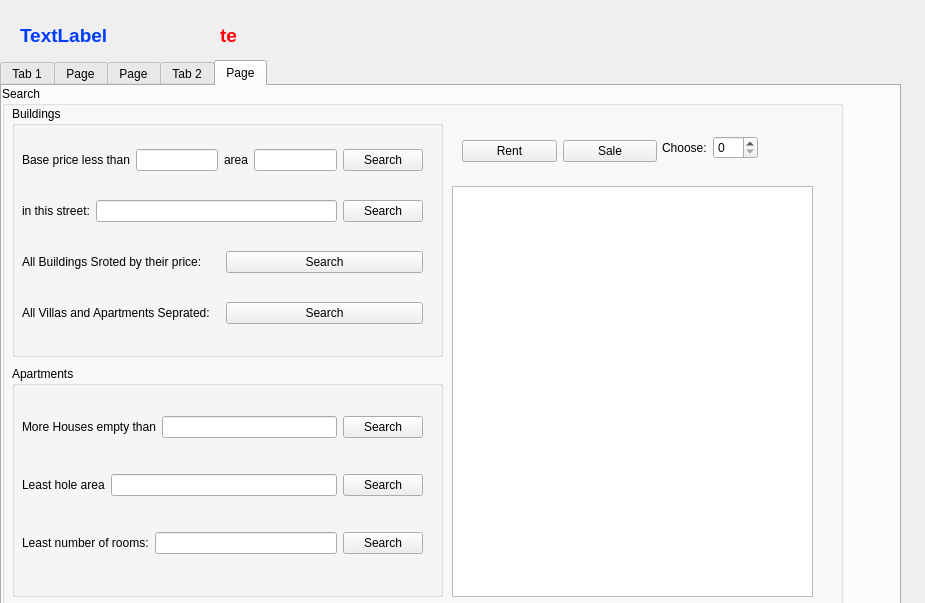
<?xml version="1.0" encoding="UTF-8"?>
<ui version="4.0">
 <class>my_profile</class>
 <widget class="QDialog" name="my_profile">
  <property name="geometry">
   <rect>
    <x>0</x>
    <y>0</y>
    <width>925</width>
    <height>603</height>
   </rect>
  </property>
  <property name="windowTitle">
   <string>Dialog</string>
  </property>
  <widget class="QTabWidget" name="tabWidget">
   <property name="geometry">
    <rect>
     <x>0</x>
     <y>60</y>
     <width>901</width>
     <height>561</height>
    </rect>
   </property>
   <property name="currentIndex">
    <number>4</number>
   </property>
   <widget class="QWidget" name="list">
    <attribute name="title">
     <string>Tab 1</string>
    </attribute>
    <widget class="QGroupBox" name="groupBox_user">
     <property name="geometry">
      <rect>
       <x>0</x>
       <y>10</y>
       <width>891</width>
       <height>331</height>
      </rect>
     </property>
     <property name="font">
      <font>
       <pointsize>26</pointsize>
      </font>
     </property>
     <property name="title">
      <string>User</string>
     </property>
     <widget class="QWidget" name="layoutWidget">
      <property name="geometry">
       <rect>
        <x>0</x>
        <y>40</y>
        <width>871</width>
        <height>291</height>
       </rect>
      </property>
      <layout class="QHBoxLayout" name="horizontalLayout">
       <item>
        <layout class="QVBoxLayout" name="verticalLayout_2">
         <item>
          <layout class="QHBoxLayout" name="horizontalLayout_user">
           <item>
            <widget class="QLabel" name="label_user">
             <property name="font">
              <font>
               <pointsize>11</pointsize>
               <weight>75</weight>
               <bold>true</bold>
               <underline>true</underline>
              </font>
             </property>
             <property name="styleSheet">
              <string notr="true">color: rgb(255, 0, 0)</string>
             </property>
             <property name="text">
              <string>Username:</string>
             </property>
            </widget>
           </item>
           <item>
            <widget class="QLineEdit" name="lineEdit_user">
             <property name="minimumSize">
              <size>
               <width>300</width>
               <height>22</height>
              </size>
             </property>
             <property name="maximumSize">
              <size>
               <width>300</width>
               <height>22</height>
              </size>
             </property>
             <property name="font">
              <font>
               <pointsize>8</pointsize>
              </font>
             </property>
            </widget>
           </item>
          </layout>
         </item>
         <item>
          <layout class="QHBoxLayout" name="horizontalLayout_user_2">
           <item>
            <widget class="QLabel" name="label_pass">
             <property name="font">
              <font>
               <pointsize>11</pointsize>
               <weight>75</weight>
               <bold>true</bold>
               <underline>true</underline>
              </font>
             </property>
             <property name="styleSheet">
              <string notr="true">color: rgb(255, 0, 0)</string>
             </property>
             <property name="text">
              <string>password:</string>
             </property>
            </widget>
           </item>
           <item>
            <widget class="QLineEdit" name="lineEdit_user_">
             <property name="minimumSize">
              <size>
               <width>300</width>
               <height>22</height>
              </size>
             </property>
             <property name="maximumSize">
              <size>
               <width>300</width>
               <height>22</height>
              </size>
             </property>
             <property name="font">
              <font>
               <pointsize>8</pointsize>
              </font>
             </property>
            </widget>
           </item>
          </layout>
         </item>
         <item>
          <layout class="QHBoxLayout" name="horizontalLayout_user_3">
           <item>
            <widget class="QLabel" name="label_first_name">
             <property name="font">
              <font>
               <pointsize>11</pointsize>
               <weight>75</weight>
               <bold>true</bold>
               <underline>true</underline>
              </font>
             </property>
             <property name="styleSheet">
              <string notr="true">color: rgb(255, 0, 0)</string>
             </property>
             <property name="text">
              <string>first_name:</string>
             </property>
            </widget>
           </item>
           <item>
            <widget class="QLineEdit" name="lineEdit_first_name">
             <property name="minimumSize">
              <size>
               <width>300</width>
               <height>22</height>
              </size>
             </property>
             <property name="maximumSize">
              <size>
               <width>300</width>
               <height>22</height>
              </size>
             </property>
             <property name="font">
              <font>
               <pointsize>8</pointsize>
              </font>
             </property>
            </widget>
           </item>
          </layout>
         </item>
         <item>
          <layout class="QHBoxLayout" name="horizontalLayout_user_4">
           <item>
            <widget class="QLabel" name="label_first_name_2">
             <property name="font">
              <font>
               <pointsize>11</pointsize>
               <weight>75</weight>
               <bold>true</bold>
               <underline>true</underline>
              </font>
             </property>
             <property name="styleSheet">
              <string notr="true">color: rgb(255, 0, 0)</string>
             </property>
             <property name="text">
              <string>last_name:</string>
             </property>
            </widget>
           </item>
           <item>
            <widget class="QLineEdit" name="lineEdit_first_name_2">
             <property name="minimumSize">
              <size>
               <width>300</width>
               <height>22</height>
              </size>
             </property>
             <property name="maximumSize">
              <size>
               <width>300</width>
               <height>22</height>
              </size>
             </property>
             <property name="font">
              <font>
               <pointsize>8</pointsize>
              </font>
             </property>
            </widget>
           </item>
          </layout>
         </item>
        </layout>
       </item>
       <item>
        <layout class="QVBoxLayout" name="verticalLayout_3">
         <item>
          <layout class="QHBoxLayout" name="horizontalLayout_user_5">
           <item>
            <widget class="QLabel" name="label_first_name_3">
             <property name="font">
              <font>
               <pointsize>11</pointsize>
               <weight>75</weight>
               <bold>true</bold>
               <underline>true</underline>
              </font>
             </property>
             <property name="styleSheet">
              <string notr="true">color: rgb(255, 0, 0)</string>
             </property>
             <property name="text">
              <string>Birth_day:</string>
             </property>
            </widget>
           </item>
           <item>
            <widget class="QDateEdit" name="dateEdit">
             <property name="minimumSize">
              <size>
               <width>300</width>
               <height>30</height>
              </size>
             </property>
             <property name="font">
              <font>
               <pointsize>22</pointsize>
               <weight>50</weight>
               <bold>false</bold>
              </font>
             </property>
             <property name="styleSheet">
              <string notr="true">color:rgb(246, 119, 255);</string>
             </property>
             <property name="displayFormat">
              <string>yyyy/MM/dd</string>
             </property>
             <property name="calendarPopup">
              <bool>true</bool>
             </property>
             <property name="date">
              <date>
               <year>1999</year>
               <month>1</month>
               <day>1</day>
              </date>
             </property>
            </widget>
           </item>
          </layout>
         </item>
         <item>
          <layout class="QHBoxLayout" name="horizontalLayout_3">
           <item>
            <widget class="QLabel" name="label_3">
             <property name="minimumSize">
              <size>
               <width>100</width>
               <height>100</height>
              </size>
             </property>
             <property name="text">
              <string/>
             </property>
            </widget>
           </item>
           <item>
            <widget class="QPushButton" name="pushButton_4">
             <property name="font">
              <font>
               <pointsize>11</pointsize>
              </font>
             </property>
             <property name="text">
              <string>profile</string>
             </property>
            </widget>
           </item>
          </layout>
         </item>
        </layout>
       </item>
      </layout>
     </widget>
    </widget>
    <widget class="QPushButton" name="pushButton_2">
     <property name="geometry">
      <rect>
       <x>220</x>
       <y>360</y>
       <width>403</width>
       <height>30</height>
      </rect>
     </property>
     <property name="font">
      <font>
       <pointsize>10</pointsize>
       <weight>75</weight>
       <bold>true</bold>
      </font>
     </property>
     <property name="styleSheet">
      <string notr="true">color: rgb(255, 170, 0);
background-color: qlineargradient(spread:pad, x1:0, y1:0, x2:1, y2:0, stop:0 rgba(0, 0, 0, 255), stop:1 rgba(255, 255, 255, 255));
</string>
     </property>
     <property name="text">
      <string>Edit</string>
     </property>
    </widget>
   </widget>
   <widget class="QWidget" name="tab">
    <attribute name="title">
     <string>Page</string>
    </attribute>
    <widget class="QGroupBox" name="common">
     <property name="geometry">
      <rect>
       <x>10</x>
       <y>10</y>
       <width>871</width>
       <height>111</height>
      </rect>
     </property>
     <property name="title">
      <string>common info</string>
     </property>
     <widget class="QWidget" name="layoutWidget">
      <property name="geometry">
       <rect>
        <x>20</x>
        <y>20</y>
        <width>179</width>
        <height>24</height>
       </rect>
      </property>
      <layout class="QHBoxLayout" name="horizontalLayout_2">
       <item>
        <widget class="QLabel" name="label">
         <property name="text">
          <string>Base Price:</string>
         </property>
        </widget>
       </item>
       <item>
        <widget class="QLineEdit" name="base_price_le">
         <property name="placeholderText">
          <string>$million$</string>
         </property>
        </widget>
       </item>
      </layout>
     </widget>
     <widget class="QWidget" name="layoutWidget_2">
      <property name="geometry">
       <rect>
        <x>410</x>
        <y>20</y>
        <width>179</width>
        <height>24</height>
       </rect>
      </property>
      <layout class="QHBoxLayout" name="horizontalLayout_7">
       <item>
        <widget class="QLabel" name="label_6">
         <property name="text">
          <string>Hole Area:</string>
         </property>
        </widget>
       </item>
       <item>
        <widget class="QLineEdit" name="hole_area_le">
         <property name="placeholderText">
          <string>Square meter</string>
         </property>
        </widget>
       </item>
      </layout>
     </widget>
     <widget class="QLabel" name="label_7">
      <property name="geometry">
       <rect>
        <x>410</x>
        <y>60</y>
        <width>91</width>
        <height>22</height>
       </rect>
      </property>
      <property name="text">
       <string>Building Mode:</string>
      </property>
     </widget>
     <widget class="QComboBox" name="building_mode">
      <property name="geometry">
       <rect>
        <x>500</x>
        <y>60</y>
        <width>229</width>
        <height>22</height>
       </rect>
      </property>
     </widget>
     <widget class="QWidget" name="layoutWidget">
      <property name="geometry">
       <rect>
        <x>20</x>
        <y>60</y>
        <width>361</width>
        <height>24</height>
       </rect>
      </property>
      <layout class="QHBoxLayout" name="horizontalLayout_4">
       <item>
        <widget class="QLabel" name="label_2">
         <property name="text">
          <string>Address:</string>
         </property>
        </widget>
       </item>
       <item>
        <widget class="QLineEdit" name="address_le">
         <property name="placeholderText">
          <string/>
         </property>
        </widget>
       </item>
      </layout>
     </widget>
     <widget class="QWidget" name="layoutWidget">
      <property name="geometry">
       <rect>
        <x>760</x>
        <y>30</y>
        <width>95</width>
        <height>65</height>
       </rect>
      </property>
      <layout class="QVBoxLayout" name="verticalLayout_6">
       <item>
        <widget class="QPushButton" name="add_picture">
         <property name="text">
          <string>Add Picture</string>
         </property>
        </widget>
       </item>
       <item>
        <widget class="QPushButton" name="Insert">
         <property name="text">
          <string>Insert</string>
         </property>
        </widget>
       </item>
      </layout>
     </widget>
    </widget>
    <widget class="QWidget" name="layoutWidget">
     <property name="geometry">
      <rect>
       <x>10</x>
       <y>130</y>
       <width>871</width>
       <height>261</height>
      </rect>
     </property>
     <layout class="QHBoxLayout" name="horizontalLayout_8">
      <item>
       <widget class="QGroupBox" name="n_villa_gp">
        <property name="title">
         <string>Norther Villa</string>
        </property>
        <widget class="QWidget" name="layoutWidget">
         <property name="geometry">
          <rect>
           <x>17</x>
           <y>35</y>
           <width>253</width>
           <height>180</height>
          </rect>
         </property>
         <layout class="QVBoxLayout" name="verticalLayout">
          <item>
           <layout class="QHBoxLayout" name="horizontalLayout_9">
            <item>
             <widget class="QLabel" name="label_8">
              <property name="text">
               <string>Built Area:</string>
              </property>
             </widget>
            </item>
            <item>
             <widget class="QLineEdit" name="built_area_notrh">
              <property name="placeholderText">
               <string>Square meter</string>
              </property>
             </widget>
            </item>
           </layout>
          </item>
          <item>
           <layout class="QHBoxLayout" name="horizontalLayout_11">
            <item>
             <widget class="QLabel" name="label_10">
              <property name="text">
               <string>Number of rooms:</string>
              </property>
             </widget>
            </item>
            <item>
             <widget class="QLineEdit" name="rooms_north">
              <property name="placeholderText">
               <string/>
              </property>
             </widget>
            </item>
           </layout>
          </item>
          <item>
           <layout class="QHBoxLayout" name="horizontalLayout_13">
            <item>
             <widget class="QLabel" name="label_12">
              <property name="text">
               <string>Front yard Area:</string>
              </property>
             </widget>
            </item>
            <item>
             <widget class="QLineEdit" name="front_area_north">
              <property name="placeholderText">
               <string>Square meter</string>
              </property>
             </widget>
            </item>
           </layout>
          </item>
          <item>
           <layout class="QHBoxLayout" name="horizontalLayout_14">
            <item>
             <widget class="QLabel" name="label_13">
              <property name="text">
               <string>Back yard Area:</string>
              </property>
             </widget>
            </item>
            <item>
             <widget class="QLineEdit" name="back_area_north">
              <property name="placeholderText">
               <string>Square meter</string>
              </property>
             </widget>
            </item>
           </layout>
          </item>
         </layout>
        </widget>
       </widget>
      </item>
      <item>
       <widget class="QGroupBox" name="s_villa_gp">
        <property name="title">
         <string>Southern Villa</string>
        </property>
        <widget class="QWidget" name="layoutWidget">
         <property name="geometry">
          <rect>
           <x>16</x>
           <y>36</y>
           <width>253</width>
           <height>180</height>
          </rect>
         </property>
         <layout class="QVBoxLayout" name="verticalLayout_4">
          <item>
           <layout class="QHBoxLayout" name="horizontalLayout_10">
            <item>
             <widget class="QLabel" name="label_9">
              <property name="text">
               <string>Built Area:</string>
              </property>
             </widget>
            </item>
            <item>
             <widget class="QLineEdit" name="built_area_south">
              <property name="placeholderText">
               <string>Square meter</string>
              </property>
             </widget>
            </item>
           </layout>
          </item>
          <item>
           <layout class="QHBoxLayout" name="horizontalLayout_12">
            <item>
             <widget class="QLabel" name="label_11">
              <property name="text">
               <string>Number of rooms:</string>
              </property>
             </widget>
            </item>
            <item>
             <widget class="QLineEdit" name="rooms_south">
              <property name="placeholderText">
               <string/>
              </property>
             </widget>
            </item>
           </layout>
          </item>
          <item>
           <layout class="QHBoxLayout" name="horizontalLayout_15">
            <item>
             <widget class="QLabel" name="label_14">
              <property name="text">
               <string>Yard Area:</string>
              </property>
             </widget>
            </item>
            <item>
             <widget class="QLineEdit" name="yard_area_south">
              <property name="placeholderText">
               <string>Square meter</string>
              </property>
             </widget>
            </item>
           </layout>
          </item>
          <item>
           <layout class="QHBoxLayout" name="horizontalLayout_16">
            <item>
             <widget class="QLabel" name="label_15">
              <property name="text">
               <string>Parking Area:</string>
              </property>
             </widget>
            </item>
            <item>
             <widget class="QLineEdit" name="parking_area_south">
              <property name="placeholderText">
               <string>Square meter</string>
              </property>
             </widget>
            </item>
           </layout>
          </item>
         </layout>
        </widget>
       </widget>
      </item>
      <item>
       <widget class="QGroupBox" name="apartment_gp">
        <property name="enabled">
         <bool>true</bool>
        </property>
        <property name="title">
         <string>Aprtment</string>
        </property>
        <widget class="QPushButton" name="add_house_pb">
         <property name="geometry">
          <rect>
           <x>90</x>
           <y>140</y>
           <width>93</width>
           <height>28</height>
          </rect>
         </property>
         <property name="text">
          <string>Add house</string>
         </property>
        </widget>
        <widget class="QWidget" name="layoutWidget">
         <property name="geometry">
          <rect>
           <x>10</x>
           <y>64</y>
           <width>261</width>
           <height>60</height>
          </rect>
         </property>
         <layout class="QVBoxLayout" name="verticalLayout_5">
          <item>
           <layout class="QHBoxLayout" name="horizontalLayout_18">
            <item>
             <widget class="QLabel" name="label_17">
              <property name="text">
               <string>Number of floors:</string>
              </property>
             </widget>
            </item>
            <item>
             <widget class="QLineEdit" name="floors_ap">
              <property name="placeholderText">
               <string/>
              </property>
             </widget>
            </item>
           </layout>
          </item>
          <item>
           <widget class="QCheckBox" name="have_elevator">
            <property name="text">
             <string>Have an elevator</string>
            </property>
           </widget>
          </item>
         </layout>
        </widget>
       </widget>
      </item>
     </layout>
    </widget>
   </widget>
   <widget class="QWidget" name="tab_3">
    <attribute name="title">
     <string>Page</string>
    </attribute>
    <widget class="QGroupBox" name="groupBox">
     <property name="geometry">
      <rect>
       <x>0</x>
       <y>100</y>
       <width>871</width>
       <height>301</height>
      </rect>
     </property>
     <property name="title">
      <string>list_building</string>
     </property>
     <widget class="QTextEdit" name="list_buildig">
      <property name="geometry">
       <rect>
        <x>20</x>
        <y>20</y>
        <width>841</width>
        <height>271</height>
       </rect>
      </property>
      <property name="font">
       <font>
        <pointsize>14</pointsize>
        <weight>75</weight>
        <bold>true</bold>
       </font>
      </property>
      <property name="readOnly">
       <bool>true</bool>
      </property>
     </widget>
    </widget>
    <widget class="QPushButton" name="pushButton">
     <property name="geometry">
      <rect>
       <x>710</x>
       <y>30</y>
       <width>151</width>
       <height>31</height>
      </rect>
     </property>
     <property name="text">
      <string>show</string>
     </property>
    </widget>
    <widget class="QWidget" name="layoutWidget">
     <property name="geometry">
      <rect>
       <x>460</x>
       <y>30</y>
       <width>246</width>
       <height>35</height>
      </rect>
     </property>
     <layout class="QHBoxLayout" name="horizontalLayout_17">
      <item>
       <widget class="QLabel" name="label_16">
        <property name="font">
         <font>
          <pointsize>16</pointsize>
         </font>
        </property>
        <property name="text">
         <string>show(Number):</string>
        </property>
       </widget>
      </item>
      <item>
       <widget class="QSpinBox" name="spinBox">
        <property name="font">
         <font>
          <pointsize>12</pointsize>
         </font>
        </property>
       </widget>
      </item>
     </layout>
    </widget>
   </widget>
   <widget class="QWidget" name="tab_2">
    <attribute name="title">
     <string>Tab 2</string>
    </attribute>
    <widget class="QTextEdit" name="te_file">
     <property name="geometry">
      <rect>
       <x>20</x>
       <y>100</y>
       <width>861</width>
       <height>401</height>
      </rect>
     </property>
    </widget>
   </widget>
   <widget class="QWidget" name="tab_4">
    <attribute name="title">
     <string>Page</string>
    </attribute>
    <widget class="QGroupBox" name="groupBox_2">
     <property name="geometry">
      <rect>
       <x>0</x>
       <y>0</y>
       <width>841</width>
       <height>531</height>
      </rect>
     </property>
     <property name="title">
      <string>Search</string>
     </property>
     <widget class="QGroupBox" name="Building_search">
      <property name="geometry">
       <rect>
        <x>10</x>
        <y>20</y>
        <width>431</width>
        <height>251</height>
       </rect>
      </property>
      <property name="title">
       <string>Buildings</string>
      </property>
      <widget class="QWidget" name="layoutWidget_3">
       <property name="geometry">
        <rect>
         <x>10</x>
         <y>20</y>
         <width>401</width>
         <height>221</height>
        </rect>
       </property>
       <layout class="QVBoxLayout" name="verticalLayout_7">
        <item>
         <layout class="QHBoxLayout" name="horizontalLayout_5">
          <item>
           <widget class="QLabel" name="label_4">
            <property name="text">
             <string>Base price less than</string>
            </property>
           </widget>
          </item>
          <item>
           <widget class="QLineEdit" name="price_lower_le"/>
          </item>
          <item>
           <widget class="QLabel" name="label_5">
            <property name="text">
             <string>area</string>
            </property>
           </widget>
          </item>
          <item>
           <widget class="QLineEdit" name="hole_area_higher_le"/>
          </item>
          <item>
           <widget class="QPushButton" name="search_baseprice_holearea">
            <property name="text">
             <string>Search</string>
            </property>
           </widget>
          </item>
         </layout>
        </item>
        <item>
         <layout class="QHBoxLayout" name="horizontalLayout_6">
          <item>
           <widget class="QLabel" name="label_18">
            <property name="text">
             <string>in this street:</string>
            </property>
           </widget>
          </item>
          <item>
           <widget class="QLineEdit" name="to_search_street_le"/>
          </item>
          <item>
           <widget class="QPushButton" name="search_street">
            <property name="text">
             <string>Search</string>
            </property>
           </widget>
          </item>
         </layout>
        </item>
        <item>
         <layout class="QHBoxLayout" name="horizontalLayout_19">
          <item>
           <widget class="QLabel" name="label_19">
            <property name="text">
             <string>All Buildings Sroted by their price:</string>
            </property>
           </widget>
          </item>
          <item>
           <widget class="QPushButton" name="search_sort">
            <property name="text">
             <string>Search</string>
            </property>
           </widget>
          </item>
         </layout>
        </item>
        <item>
         <layout class="QHBoxLayout" name="horizontalLayout_20">
          <item>
           <widget class="QLabel" name="label_20">
            <property name="text">
             <string>All Villas and Apartments Seprated:</string>
            </property>
           </widget>
          </item>
          <item>
           <widget class="QPushButton" name="search_all">
            <property name="text">
             <string>Search</string>
            </property>
           </widget>
          </item>
         </layout>
        </item>
       </layout>
      </widget>
     </widget>
     <widget class="QGroupBox" name="Apartment_search">
      <property name="geometry">
       <rect>
        <x>10</x>
        <y>280</y>
        <width>431</width>
        <height>231</height>
       </rect>
      </property>
      <property name="title">
       <string>Apartments</string>
      </property>
      <widget class="QWidget" name="layoutWidget_4">
       <property name="geometry">
        <rect>
         <x>10</x>
         <y>20</y>
         <width>401</width>
         <height>201</height>
        </rect>
       </property>
       <layout class="QVBoxLayout" name="verticalLayout_8">
        <item>
         <layout class="QHBoxLayout" name="horizontalLayout_21">
          <item>
           <widget class="QLabel" name="label_21">
            <property name="text">
             <string>More Houses empty than</string>
            </property>
           </widget>
          </item>
          <item>
           <widget class="QLineEdit" name="N_house_le"/>
          </item>
          <item>
           <widget class="QPushButton" name="search_N_house">
            <property name="text">
             <string>Search</string>
            </property>
           </widget>
          </item>
         </layout>
        </item>
        <item>
         <layout class="QHBoxLayout" name="horizontalLayout_22">
          <item>
           <widget class="QLabel" name="label_22">
            <property name="text">
             <string>Least hole area</string>
            </property>
           </widget>
          </item>
          <item>
           <widget class="QLineEdit" name="least_hoe_area_le"/>
          </item>
          <item>
           <widget class="QPushButton" name="search_hole_area">
            <property name="text">
             <string>Search</string>
            </property>
           </widget>
          </item>
         </layout>
        </item>
        <item>
         <layout class="QHBoxLayout" name="horizontalLayout_23">
          <item>
           <widget class="QLabel" name="label_23">
            <property name="text">
             <string>Least number of rooms:</string>
            </property>
           </widget>
          </item>
          <item>
           <widget class="QLineEdit" name="least_rooms_le"/>
          </item>
          <item>
           <widget class="QPushButton" name="search_rooms">
            <property name="text">
             <string>Search</string>
            </property>
           </widget>
          </item>
         </layout>
        </item>
       </layout>
      </widget>
     </widget>
     <widget class="QTextEdit" name="search_te">
      <property name="geometry">
       <rect>
        <x>450</x>
        <y>100</y>
        <width>361</width>
        <height>411</height>
       </rect>
      </property>
     </widget>
     <widget class="QWidget" name="layoutWidget_5">
      <property name="geometry">
       <rect>
        <x>460</x>
        <y>50</y>
        <width>195</width>
        <height>30</height>
       </rect>
      </property>
      <layout class="QHBoxLayout" name="horizontalLayout_24">
       <item>
        <widget class="QPushButton" name="rent">
         <property name="text">
          <string>Rent</string>
         </property>
        </widget>
       </item>
       <item>
        <widget class="QPushButton" name="sale">
         <property name="text">
          <string>Sale</string>
         </property>
        </widget>
       </item>
      </layout>
     </widget>
     <widget class="QWidget" name="layoutWidget_6">
      <property name="geometry">
       <rect>
        <x>660</x>
        <y>50</y>
        <width>96</width>
        <height>24</height>
       </rect>
      </property>
      <layout class="QHBoxLayout" name="horizontalLayout_25">
       <item>
        <widget class="QLabel" name="label_24">
         <property name="text">
          <string>Choose:</string>
         </property>
        </widget>
       </item>
       <item>
        <widget class="QSpinBox" name="search_spinBox"/>
       </item>
      </layout>
     </widget>
    </widget>
   </widget>
  </widget>
  <widget class="QLabel" name="move">
   <property name="geometry">
    <rect>
     <x>580</x>
     <y>10</y>
     <width>161</width>
     <height>81</height>
    </rect>
   </property>
   <property name="text">
    <string/>
   </property>
  </widget>
  <widget class="QLabel" name="TIME">
   <property name="geometry">
    <rect>
     <x>220</x>
     <y>0</y>
     <width>291</width>
     <height>71</height>
    </rect>
   </property>
   <property name="font">
    <font>
     <pointsize>14</pointsize>
     <weight>75</weight>
     <bold>true</bold>
    </font>
   </property>
   <property name="styleSheet">
    <string notr="true">color: rgb(255, 0, 4);</string>
   </property>
   <property name="text">
    <string>te</string>
   </property>
  </widget>
  <widget class="QLabel" name="DATE">
   <property name="geometry">
    <rect>
     <x>20</x>
     <y>0</y>
     <width>181</width>
     <height>71</height>
    </rect>
   </property>
   <property name="font">
    <font>
     <pointsize>14</pointsize>
     <weight>75</weight>
     <bold>true</bold>
    </font>
   </property>
   <property name="styleSheet">
    <string notr="true">color: rgb(0, 59, 255);</string>
   </property>
   <property name="text">
    <string>TextLabel</string>
   </property>
  </widget>
 </widget>
 <resources/>
 <connections/>
</ui>
